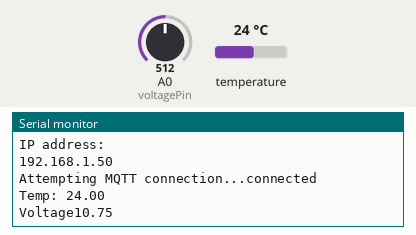
Recording of a sketch running on a simulated ESP8266 (NodeMCU). Shown: the last lines printed to the serial monitor. The inputs (shaded band) are chosen by the test bench; at power-on: temperature 24 °C, A0 (voltagePin) = 512. WiFi joins after 1.5 s; servers stay silent unless stated; no MQTT or app messages arrive unless stated.

Above: at 2.7 s.
2.8 s: temperature set to 12 °C
At 4.1 s:
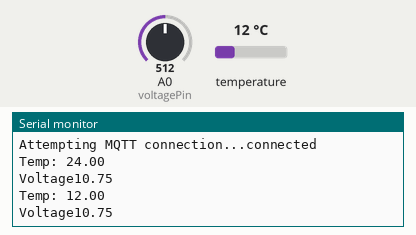
4.3 s: A0 (voltagePin) set to 716
At 5.2 s:
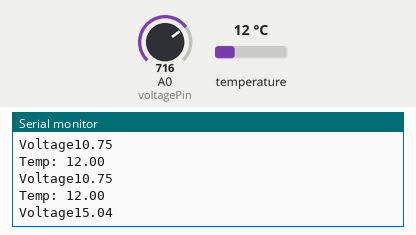
5.8 s: temperature set to 19 °C
At 7.1 s:
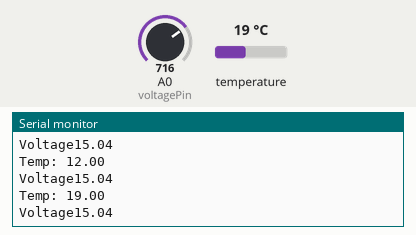
7.3 s: A0 (voltagePin) set to 900
At 7.9 s:
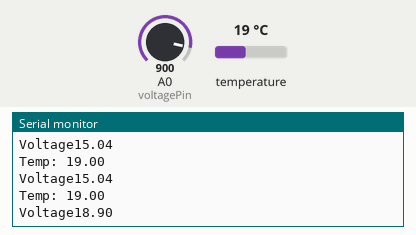
Timing chart, 0 to 9.8 s (numbered marks = the images above; inputs shaded):
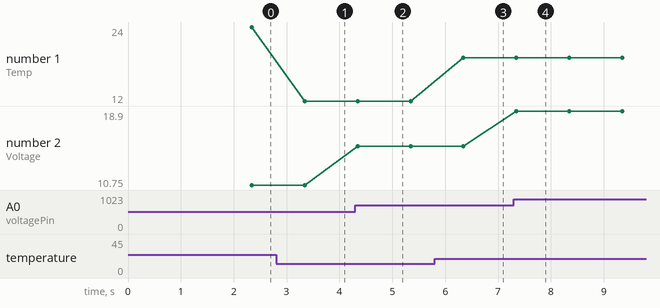

Measured:
- after the input at 2.8 s, the serial monitor: prints a new line after 0.54 s (image 1)
- after the input at 4.3 s, the serial monitor: prints a new line at once (image 2)
- after the input at 5.8 s, the serial monitor: prints a new line after 0.55 s (image 3)
- after the input at 7.3 s, the serial monitor: prints a new line after 0.05 s (image 4)
- plotted number 1: 24 → 12 after the input at 2.8 s, 12 → 19 after the input at 5.8 s
- plotted number 2: 10.75 → 15.04 after the input at 4.3 s, 15.04 → 18.9 after the input at 7.3 s

The sketch:

pastir.ino
```cpp
#include <PubSubClient.h>
#include <ESP8266WiFi.h>
#include <OneWire.h>
#include <DallasTemperature.h>

// Definitions for OneWire sensor
#define ONE_WIRE_BUS D6
OneWire oneWire(ONE_WIRE_BUS);
DallasTemperature sensors(&oneWire);

// WiFi & MQTT settings
const char* ssid = "iot-farm";
const char* password = "wifi-pass";
const char* mqtt_server = "openfarm.v8.si";


WiFiClient espClient;
PubSubClient client(espClient);
long lastMsg = 0;
float temp = 0;

// Pin definitions
int inPin = D6;
int voltagePin = A0;


// WiFi setup function
void setup_wifi() {
  delay(10);
  Serial.println();
  Serial.print("Connecting to ");
  Serial.println(ssid);
  WiFi.begin(ssid, password);

  while (WiFi.status() != WL_CONNECTED)
  {
    delay(500);
    Serial.print(".");
  }
  Serial.println("");
  Serial.println("WiFi connected");
  Serial.println("IP address: ");
  Serial.println(WiFi.localIP());
}


// WiFi reconnect function
void reconnect() {
  while (!client.connected()) {
    Serial.print("Attempting MQTT connection...");
    // connect to broker client_id, user,pass
    if (client.connect("pastir","malina","Malina1234")) {
      Serial.println("connected");
      client.publish("status", "pastir is conncted",1);
    } else {
      Serial.print("failed, rc=");
      Serial.print(client.state());
      Serial.println(" try again in 5 seconds");
      delay(5000);
    }
  }
}

void setup()
{
  // setup Serial for debug ;)
  Serial.begin(115200);
  setup_wifi();
  client.setServer(mqtt_server, 1883);
  pinMode(inPin, INPUT);
  sensors.begin();
}

void loop()
{
  // reconnect if necessary
  if (!client.connected()) {
    reconnect();
  }
  client.loop();

  //publish message every 1 second
  long now = millis();
  if (now - lastMsg > 1000) {
    lastMsg = now;
    // read temperature
    sensors.setResolution(12);
    sensors.requestTemperatures();
    temp = sensors.getTempCByIndex(0);
    Serial.print("Temp: ");
    Serial.println(temp);
    // read ADC and convert to voltage
    float voltage = float(analogRead(A0)) * 0.021;
    Serial.print("Voltage");
    Serial.println(voltage);
    if(temp != -127)
      {
      client.publish("pastir/temperatura", String(temp).c_str(),1);
      client.publish("pastir/napetost", String(voltage).c_str(),1);
      }
  }
}
```
